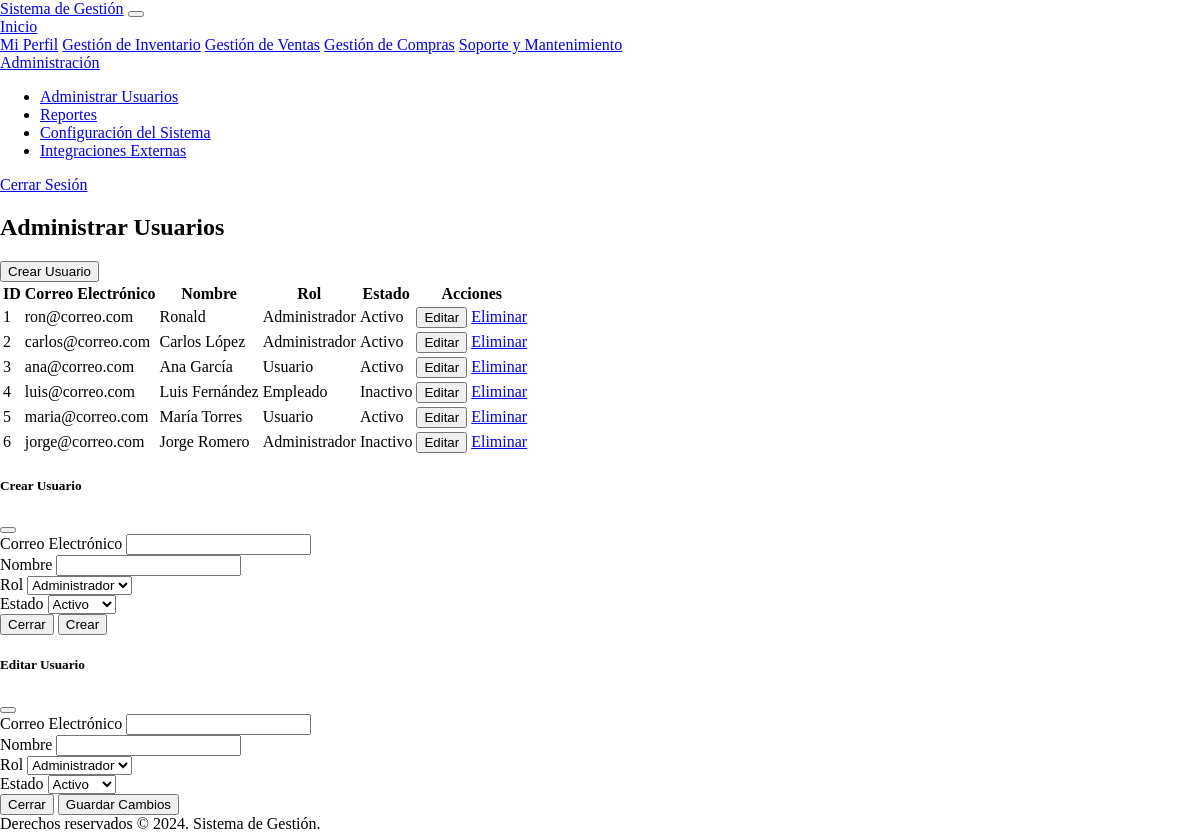
Screenshot of /administrar_usuarios.php (signed in) with the database file from the repository.
### tables this page shows
CREATE TABLE Usuarios (
    id_usuario INT AUTO_INCREMENT PRIMARY KEY,
    nombre VARCHAR(100),
    correo_electronico VARCHAR(100) UNIQUE,
    contrasena VARCHAR(255),
    rol ENUM('Administrador', 'Usuario', 'Empleado'),
    estado ENUM('Activo', 'Inactivo'),
    fecha_creacion DATETIME
);

### administrar_usuarios.php (the view, shortened to what this page needs)
<?php
include('header.php');
require_once 'config.php';
$sql = "SELECT id_usuario, correo_electronico, nombre, rol, estado FROM Usuarios";
$result = $conn->query($sql);
?>
<div class="container mt-5">
    <h2>Administrar Usuarios</h2>
    <button class="btn btn-success mb-3" data-bs-toggle="modal" data-bs-target="#createUserModal">Crear Usuario</button>
    <table class="table table-bordered">
        <thead>
            <tr>
                <th>ID</th>
                <th>Correo Electrónico</th>
                <th>Nombre</th>
                <th>Rol</th>
                <th>Estado</th>
                <th>Acciones</th>
            </tr>
        </thead>
        <tbody>
            <?php if ($result->num_rows > 0): ?>
                <?php while($row = $result->fetch_assoc()): ?>
                    <tr>
                        <td><?php echo $row['id_usuario']; ?></td>
                        <td><?php echo $row['correo_electronico']; ?></td>
                        <td><?php echo $row['nombre']; ?></td>
                        <td><?php echo $row['rol']; ?></td>
                        <td><?php echo $row['estado']; ?></td>
                        <td>
                            <button class="btn btn-primary btn-sm" data-bs-toggle="modal" data-bs-target="#editUserModal" data-id="<?php echo $row['id_usuario']; ?>" data-email="<?php echo $row['correo_electronico']; ?>" data-nombre="<?php echo $row['nombre']; ?>" data-rol="<?php echo $row['rol']; ?>" data-estado="<?php echo $row['estado']; ?>">Editar</button>
                            <a href="administrar_usuarios.php?delete=<?php echo $row['id_usuario']; ?>" class="btn btn-danger btn-sm" onclick="return confirm('¿Estás seguro de que deseas eliminar este usuario?');">Eliminar</a>
                        </td>
                    </tr>
                <?php endwhile; ?>
            <?php else: ?>
                <tr>
                    <td colspan="6" class="text-center">No se encontraron usuarios.</td>
                </tr>
            <?php endif; ?>
        </tbody>
    </table>
</div>
<div class="modal fade" id="createUserModal" tabindex="-1" aria-labelledby="createUserModalLabel" aria-hidden="true">
    <div class="modal-dialog">
        <div class="modal-content">
            <div class="modal-header">
                <h5 class="modal-title" id="createUserModalLabel">Crear Usuario</h5>
                <button type="button" class="btn-close" data-bs-dismiss="modal" aria-label="Close"></button>
            </div>
            <form action="administrar_usuarios.php" method="post">
                <div class="modal-body">
                    <div class="form-group">
                        <label for="email">Correo Electrónico</label>
                        <input type="email" class="form-control" id="email" name="email" required>
                    </div>
                    <div class="form-group">
                        <label for="nombre">Nombre</label>
                        <input type="text" class="form-control" id="nombre" name="nombre" required>
                    </div>
                    <div class="form-group">
                        <label for="rol">Rol</label>
                        <select class="form-control" id="rol" name="rol">
                            <option value="Administrador">Administrador</option>
                        </select>
                    </div>
                    <div class="form-group">
                        <label for="estado">Estado</label>
                        <select class="form-control" id="estado" name="estado">
                            <option value="Activo">Activo</option>
                        </select>
                    </div>
                </div>
                <div class="modal-footer">
                    <button type="button" class="btn btn-secondary" data-bs-dismiss="modal">Cerrar</button>
                    <button type="submit" class="btn btn-primary">Crear</button>
                </div>
            </form>
        </div>
    </div>
</div>
<div class="modal fade" id="editUserModal" tabindex="-1" aria-labelledby="editUserModalLabel" aria-hidden="true">
    <div class="modal-dialog">
        <div class="modal-content">
            <div class="modal-header">
                <h5 class="modal-title" id="editUserModalLabel">Editar Usuario</h5>
                <button type="button" class="btn-close" data-bs-dismiss="modal" aria-label="Close"></button>
            </div>
            <form action="administrar_usuarios.php" method="post">
                <div class="modal-body">
                    <div class="form-group">
                        <label for="email_edit">Correo Electrónico</label>
                        <input type="email" class="form-control" id="email_edit" name="email" required>
                    </div>
                    <div class="form-group">
                        <label for="nombre_edit">Nombre</label>
                        <input type="text" class="form-control" id="nombre_edit" name="nombre" required>
                    </div>
                    <div class="form-group">
                        <label for="rol_edit">Rol</label>
                        <select class="form-control" id="rol_edit" name="rol">
                            <option value="Administrador">Administrador</option>
                        </select>
                    </div>
                    <div class="form-group">
                        <label for="estado_edit">Estado</label>
                        <select class="form-control" id="estado_edit" name="estado">
                            <option value="Activo">Activo</option>
                        </select>
                    </div>
                </div>
                <div class="modal-footer">
                    <button type="button" class="btn btn-secondary" data-bs-dismiss="modal">Cerrar</button>
                    <button type="submit" class="btn btn-primary">Guardar Cambios</button>
                </div>
            </form>
        </div>
    </div>
</div>
<?php
include('footer.php');
?>

### index.css (style rules this page uses)
html, body { height: 100%; margin: 0; display: flex; flex-direction: column; }

### rows the page displays
usuarios: id_usuario "1", correo_electronico "ron@correo.com", nombre "Ronald", rol "Administrador", estado "Activo"
usuarios: id_usuario "2", correo_electronico "carlos@correo.com", nombre "Carlos López", rol "Administrador", estado "Activo"
usuarios: id_usuario "3", correo_electronico "ana@correo.com", nombre "Ana García", rol "Usuario", estado "Activo"
usuarios: id_usuario "4", correo_electronico "luis@correo.com", nombre "Luis Fernández", rol "Empleado", estado "Inactivo"
usuarios: id_usuario "5", correo_electronico "maria@correo.com", nombre "María Torres", rol "Usuario", estado "Activo"
usuarios: id_usuario "6", correo_electronico "jorge@correo.com", nombre "Jorge Romero", rol "Administrador", estado "Inactivo"
